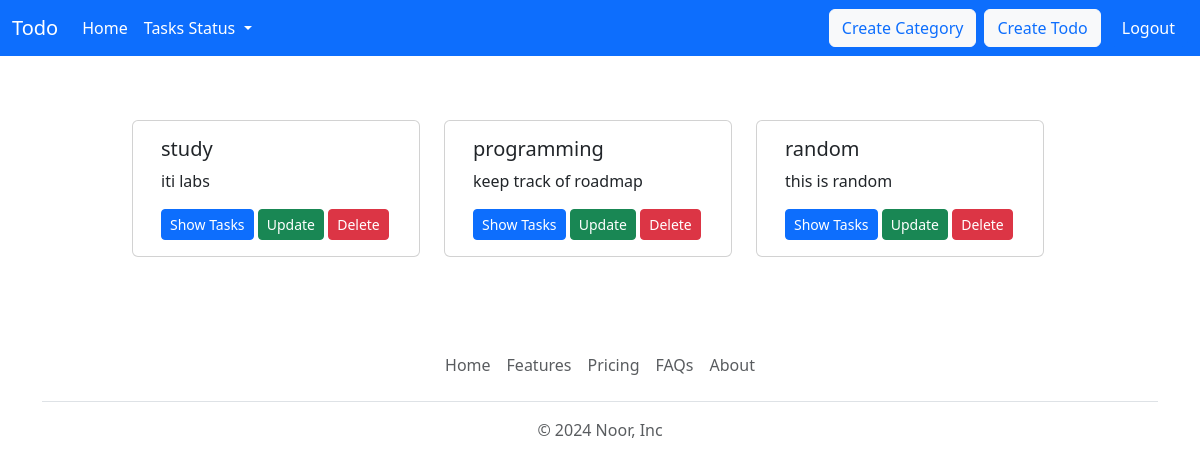
The app's page / (signed in), older data.
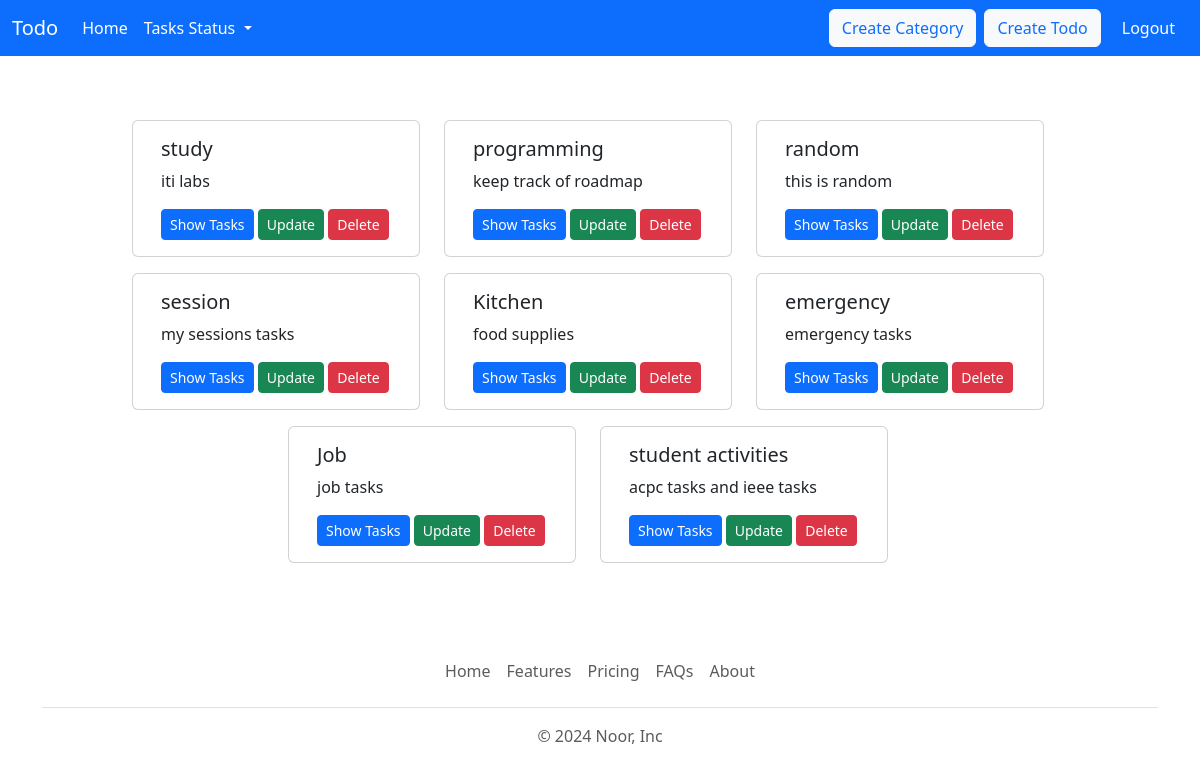
The same page, newer data.
### main/models.py (models this page shows, shortened)
class Category(models.Model):
    name = models.CharField(max_length=150)
    description = models.TextField(null=True)
    user = models.ForeignKey(User, on_delete=models.CASCADE)

### main/views.py (the view)
# urls.py: path('', index, name='index'),
def index(request):
    if request.user.is_authenticated:
        categories = Category.objects.filter(user=request.user.id)
        categories_list = []
        tmp = []
        cnt = 0
        for category in categories:
            tmp.append(category)
            cnt += 1
            if cnt % 3 == 0:
                categories_list.append(tmp)
                tmp = []
        if tmp: categories_list.append(tmp)
        context = {
            'categories' : categories_list,
        }
        return render(request, 'main/index.html', context)
    return redirect('login')

### main/templates/main/index.html
{% extends "main/baseLogged.html" %}
{% block content %}
    <div class="container d-flex flex-column justify-content-end align-items-center pt-5 pb-5">
        {% for category in categories %}
            <div class="row d-flex justify-content-between mt-3">
                {% for cat in category %}
                    <div class="card col-3 me-4" style="width: 18rem;">
                        <div class="card-body">
                        <h5 class="card-title">{{cat.name}}</h5>
                        <p class="card-text">{{cat.description}}</p>
                        <a href="{% url 'tasks' cat.name %}" class="btn btn-primary btn-sm">Show Tasks</a>
                        <a href="{% url 'updatecat' cat.id %}" class="btn btn-success btn-sm">Update</a>
                        <a href="{% url 'deletecat' cat.id %}" class="btn btn-danger btn-sm">Delete</a>
                        </div>
                    </div>
                {% endfor %}
            </div>
        {% endfor %}
    </div>
{% endblock content %}

### main/templates/main/baseLogged.html (shortened to what this page needs)
<!DOCTYPE html>
<html lang="en">
<head>
    <link href="https://cdn.jsdelivr.net/npm/bootstrap@5.3.3/dist/css/bootstrap.min.css" rel="stylesheet">
</head>
<body>
    <nav class="navbar navbar-expand-lg text-bg-primary ">
        <div class="container-fluid">
          <a class="navbar-brand text-white" href="#">Todo</a>
          <div class="collapse navbar-collapse" id="navbarSupportedContent">
            <ul class="navbar-nav me-auto mb-2 mb-lg-0">
              <li class="nav-item">
                <a class="nav-link active text-white" aria-current="page" href="{% url 'index' %}">Home</a>
              </li>
              <li class="nav-item dropdown">
                <a class="nav-link dropdown-toggle text-white" href="#" role="button" data-bs-toggle="dropdown" aria-expanded="false">
                  Tasks Status
                </a>
              </li>
            </ul>
          </div>
          <ul class="navbar-nav me-auto mb-2 mb-lg-0">
            <li class="nav-item">
                <form method="post" action="{% url 'createcat' %}">
                    <button type="submit" class="btn btn-light me-2 text-primary">Create Category</button>
                </form>
            </li>
            <li class="nav-item">
                <form method="post" action="{% url 'createtask' %}">
                    <button type="submit" class="btn btn-light me-2 text-primary">Create Todo</button>
                </form>
            </li>
            <li class="nav-item">
                <form method="post" action="{% url 'logout' %}">
                    <button type="submit" class="btn btn-primary">Logout</button>
                </form>
            </li>
          </ul>
        </div>
      </nav>
      {% block content %}
      {% endblock content %}
    <div class="container">
    <footer class="py-3 my-4">
        <ul class="nav justify-content-center border-bottom pb-3 mb-3">
        <li class="nav-item"><a href="#" class="nav-link px-2 text-body-secondary">Home</a></li>
        <li class="nav-item"><a href="#" class="nav-link px-2 text-body-secondary">Features</a></li>
        <li class="nav-item"><a href="#" class="nav-link px-2 text-body-secondary">Pricing</a></li>
        <li class="nav-item"><a href="#" class="nav-link px-2 text-body-secondary">FAQs</a></li>
        <li class="nav-item"><a href="#" class="nav-link px-2 text-body-secondary">About</a></li>
        </ul>
        <p class="text-center text-body-secondary">© 2024 Noor, Inc</p>
    </footer>
    </div>
</body>
</html>

Row changes from the older to the newer data that the page shows:
added Category: name "session", description "my sessions tasks"
added Category: name "Kitchen", description "food supplies"
added Category: name "emergency", description "emergency tasks"
added Category: name "Job", description "job tasks"
added Category: name "student activities", description "acpc tasks and ieee tasks"
